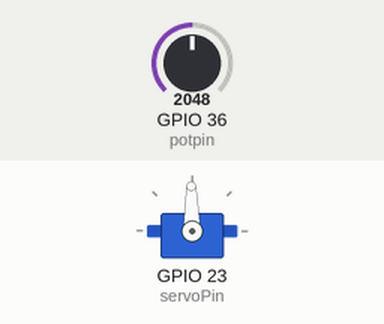
This sketch was run on a simulated ESP32. Shown: servo. Inputs (shaded band) come from the test bench; at power-on: GPIO 36 (potpin) = 2048. Servo pulses on a pin are drawn as a servo (544–2400 µs = 0–180°).

Above: at 1.2 s.
1.3 s: GPIO 36 (potpin) set to 1660
At 2.4 s:
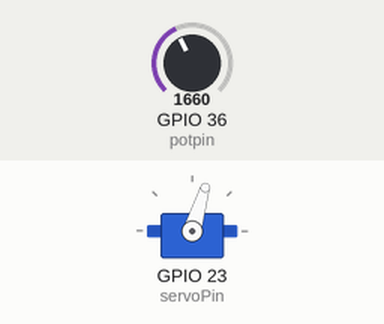
2.8 s: GPIO 36 (potpin) set to 1228
At 3.5 s:
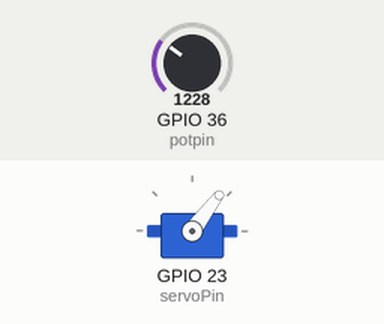
4.3 s: GPIO 36 (potpin) set to 491
At 5.1 s:
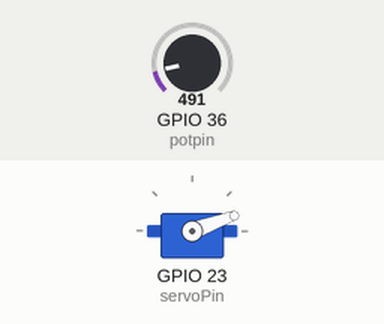
5.8 s: GPIO 36 (potpin) set to 0
At 6.2 s:
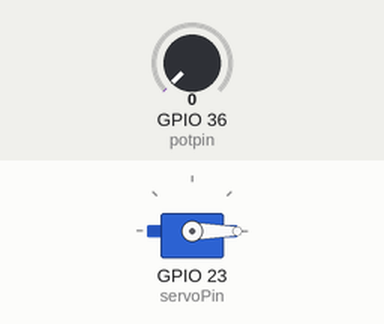
7.3 s: GPIO 36 (potpin) set to 2866
At 8.5 s:
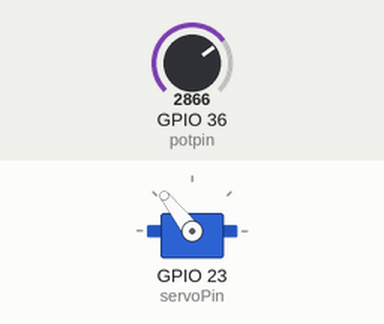
8.8 s: GPIO 36 (potpin) set to 2047
At 9.6 s:
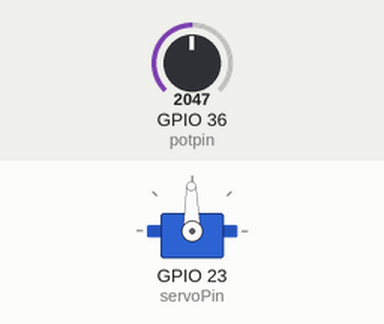
Timing chart, 0 to 11.3 s (numbered marks = the images above; inputs shaded):
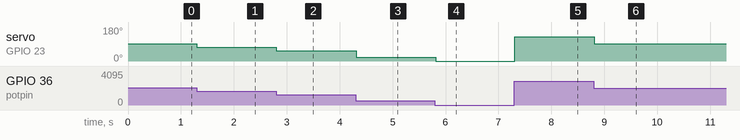

The sketch:

Servo01b.ino
```cpp
#include "esp32-hal-ledc.h"

int frequency = 50; // in Hertz
int resolution = 16; // 1..16 bits
int servoMax = 8000;
int servoMin = 1700;

int servoChannel = 0; // 0 through 15
int servoPin = 23; // Any GPIO pin!

int potpin = 36;  // analog pin used to connect the potentiometer

void setup() {
  ledcSetup(servoChannel, frequency, resolution); // channel 1, 50 Hz, 16-bit depth
  ledcAttachPin(servoPin, servoChannel);   // GPIO 22 on channel 1
}

void loop() {
  int potValue = analogRead(potpin); // reads the value of the potentiometer (value between 0 and 1023)
  int servoValue = map(potValue, 0, 4095, servoMin, servoMax);
  ledcWrite(servoChannel, servoValue);
  delay(15);               // waits for the servo to get there
}
```

Measured:
- after the input at 1.3 s, servo on GPIO 23 (servoPin): 91° → 73° at once
- after the input at 2.8 s, servo on GPIO 23 (servoPin): 73° → 53° at once
- after the input at 4.3 s, servo on GPIO 23 (servoPin): 53° → 20° at once
- after the input at 5.8 s, servo on GPIO 23 (servoPin): 20° → 0° at once
- after the input at 7.3 s, servo on GPIO 23 (servoPin): 0° → 128° at once
- after the input at 8.8 s, servo on GPIO 23 (servoPin): 128° → 91° at once
